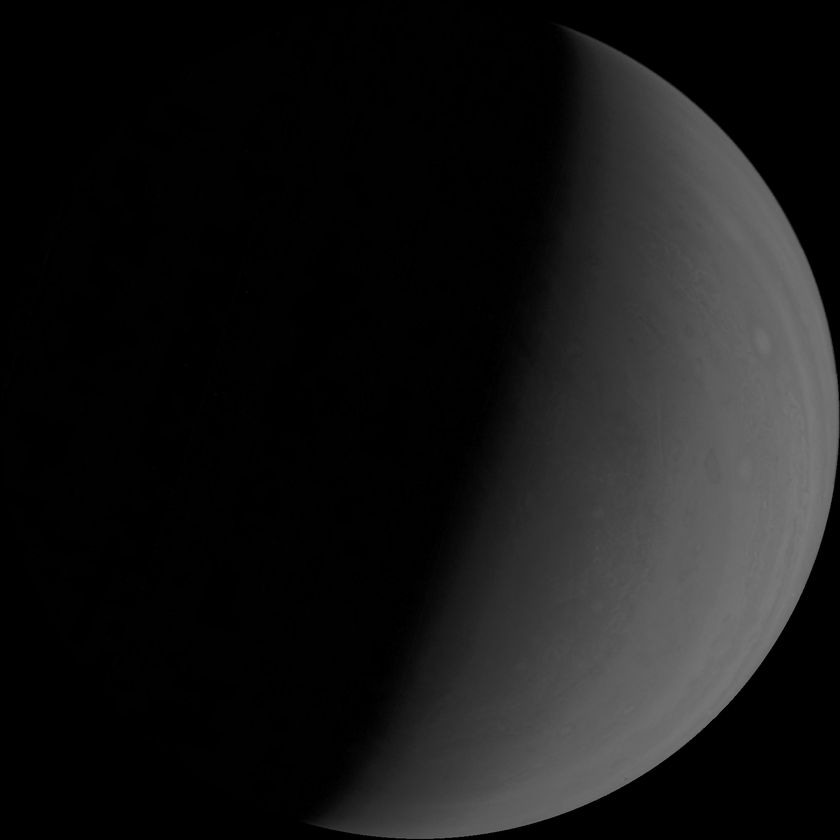
#> input picture ImageSet/JNCE_2022272_45C00088_V01-blue.png, 840 x 840 px, shrunk from 1600 x 1600 before the run, found by its file name
$ python contrast.py
#> lines starting #> are read from the running program, lines starting #| are printed output that depends on the picture
from PIL import Image, ImageEnhance

def contrast(im , factor = 1):

    #image brightness enhancer
    enhancer = ImageEnhance.Contrast(im)

    im_output = enhancer.enhance(factor)
    im_output.save('ImageSet/contra.jpg')


#read the image
im = Image.open("ImageSet/JNCE_2022272_45C00088_V01-blue.png")
#> im is the input picture: PIL image 840x840 RGB; min 0, max 122, mean 23.2
contrast(im , 1.5)
#> in contrast, `im_output = enhancer.enhance(factor)`:
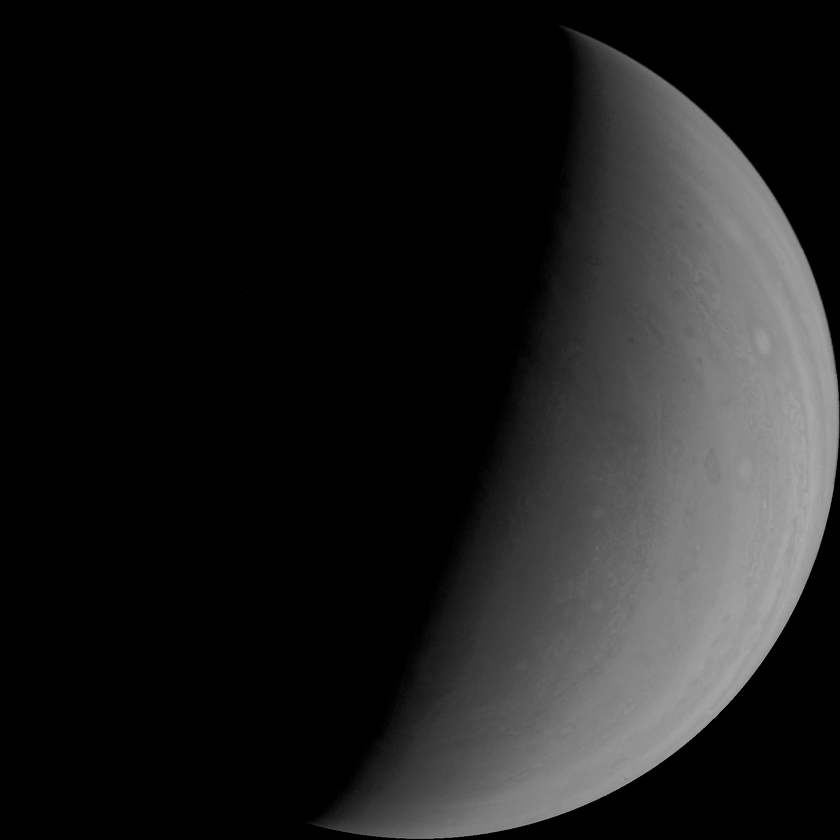
#> im_output: PIL image 840x840 RGB; min 0, max 171, mean 30.5

$ run again, with ImageSet/JNCE_2022272_45C00088_V01-green.png copied over ImageSet/JNCE_2022272_45C00088_V01-blue.png
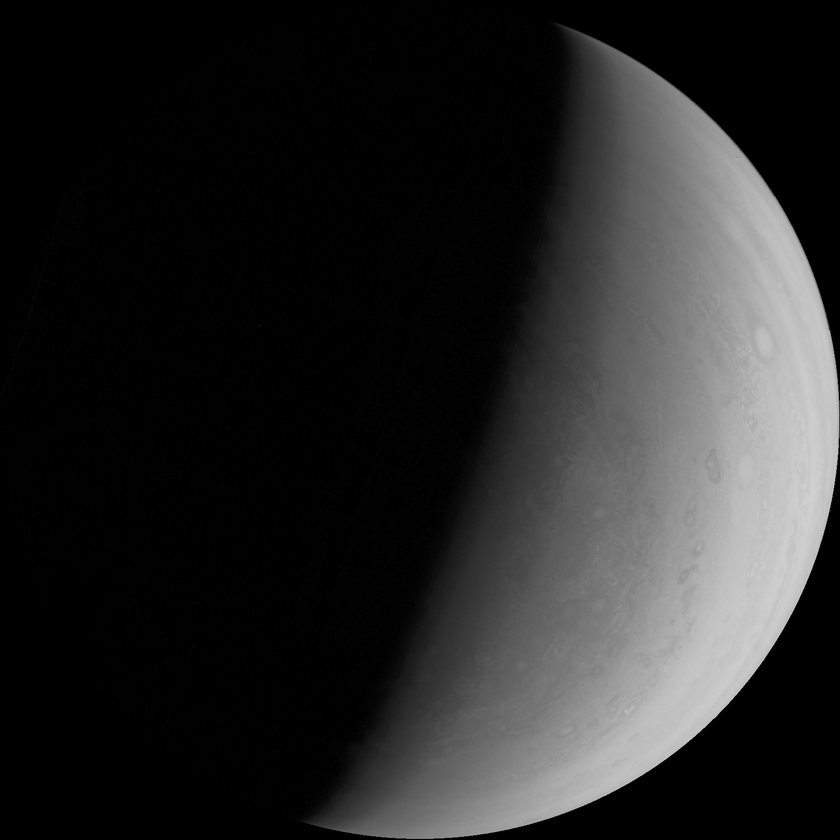
#> input picture ImageSet/JNCE_2022272_45C00088_V01-green.png, 840 x 840 px, shrunk from 1600 x 1600 before the run, found by its file name
#> im is the input picture: PIL image 840x840 L; min 0, max 210, mean 39.8
#> in contrast, `im_output = enhancer.enhance(factor)`:
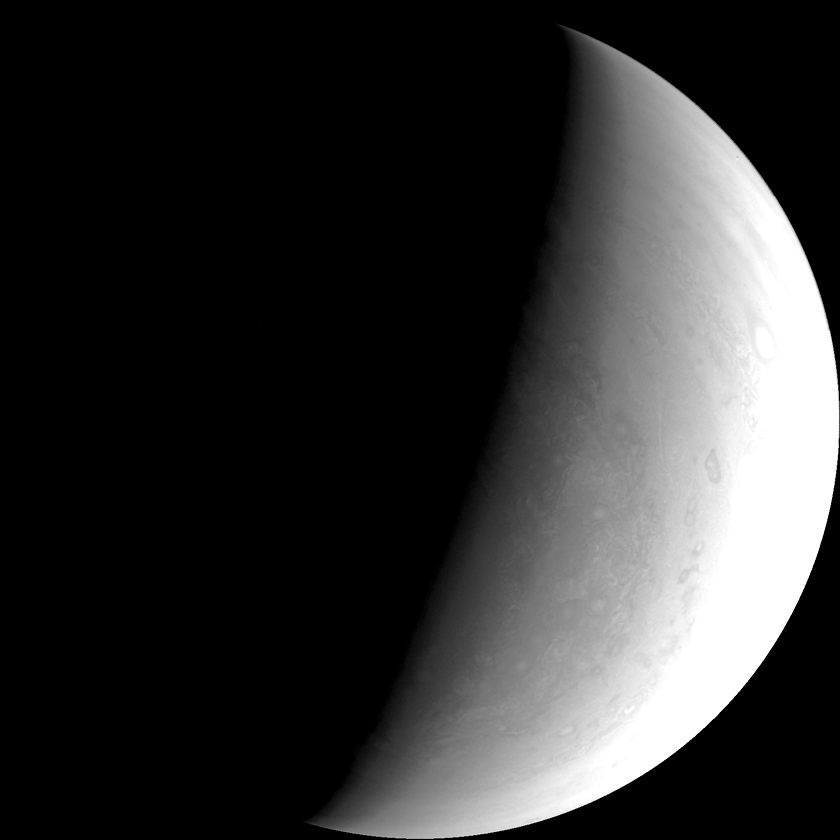
#> im_output: PIL image 840x840 L; min 0, max 255, mean 51.5

$ run again, with ImageSet/JNCE_2022272_45C00088_V01-mapprojected.png copied over ImageSet/JNCE_2022272_45C00088_V01-blue.png
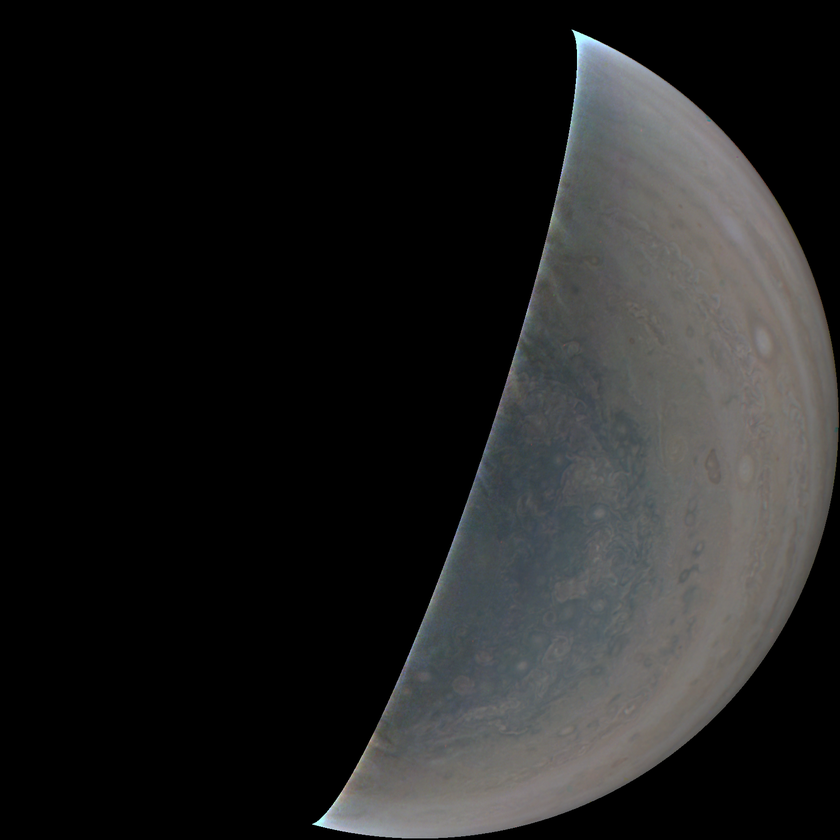
#> input picture ImageSet/JNCE_2022272_45C00088_V01-mapprojected.png, 840 x 840 px, shrunk from 1600 x 1600 before the run, found by its file name
#> im is the input picture: PIL image 840x840 RGB; mean R, G, B 32.6, 32.7, 32.5
#> in contrast, `im_output = enhancer.enhance(factor)`:
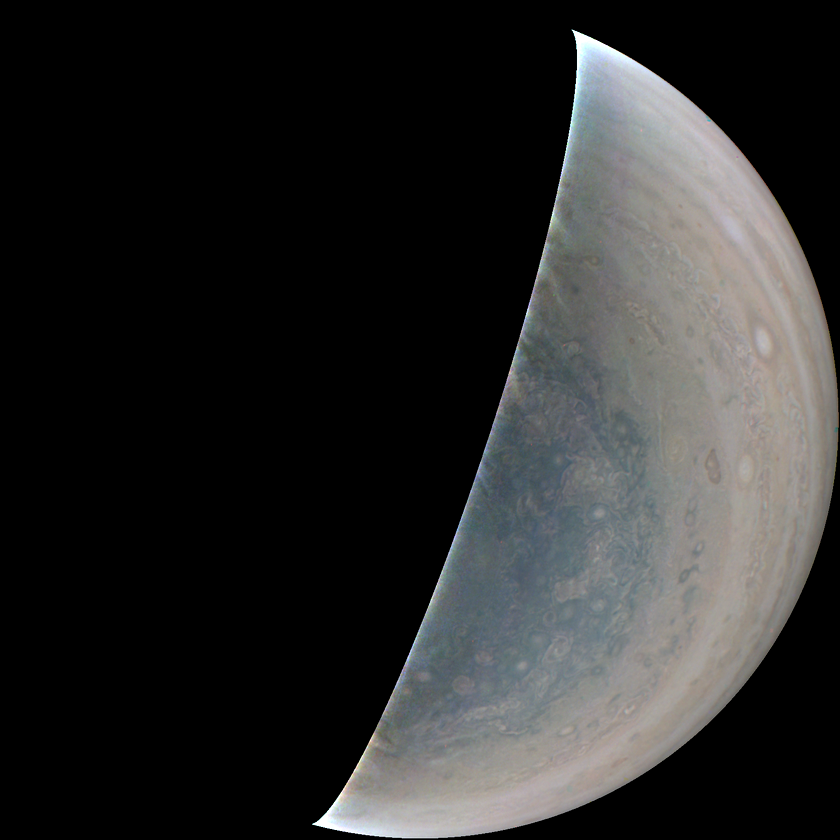
#> im_output: PIL image 840x840 RGB; mean R, G, B 43.5, 43.6, 43.3

$ run again, with ImageSet/JNCE_2022272_45C00088_V01-raw.png copied over ImageSet/JNCE_2022272_45C00088_V01-blue.png
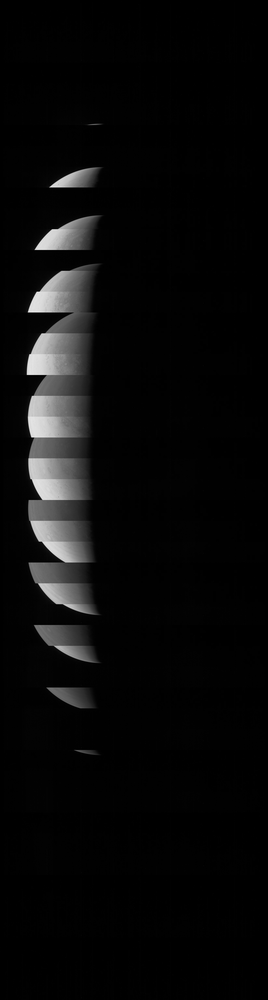
#> input picture ImageSet/JNCE_2022272_45C00088_V01-raw.png, 268 x 1000 px, shrunk from 1648 x 6144 before the run, found by its file name
#> im is the input picture: PIL image 268x1000 L; min 0, max 242, mean 10.3
#> in contrast, `im_output = enhancer.enhance(factor)`:
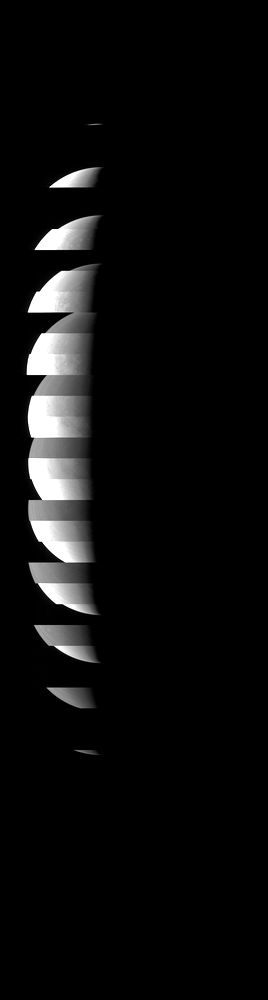
#> im_output: PIL image 268x1000 L; min 0, max 255, mean 13.3
